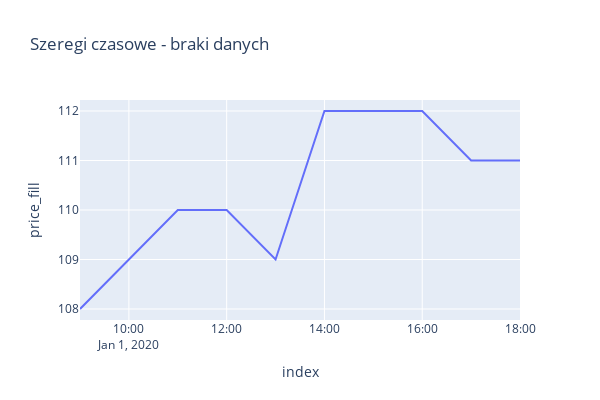

The notebook cell saved with this chart:
### Markdown cell above
Wypełnienie braków metodą backward fill

### Code cell
df_plotly = df.reset_index()
df_plotly['price_fill'] = df_plotly['price'].fillna(method='bfill')
px.line(df_plotly, 'index', 'price_fill', width=600, height=400, 
        title='Szeregi czasowe - braki danych')

### Figure 1 — Plotly figure (JSON) as saved in the notebook; plotly's stock layout.template omitted (floating-point values rounded to 4 significant figures)
{"data": [{"hovertemplate": "index=%{x}<br>price_fill=%{y}<extra></extra>", "legendgroup": "", "line": {"color": "#636efa", "dash": "solid"}, "marker": {"symbol": "circle"}, "mode": "lines", "name": "", "orientation": "v", "showlegend": false, "type": "scatter", "x": ["2020-01-01T09:00:00.000000000", "2020-01-01T10:00:00.000000000", "2020-01-01T11:00:00.000000000", "2020-01-01T12:00:00.000000000", "2020-01-01T13:00:00.000000000", "2020-01-01T14:00:00.000000000", "2020-01-01T15:00:00.000000000", "2020-01-01T16:00:00.000000000", "2020-01-01T17:00:00.000000000", "2020-01-01T18:00:00.000000000"], "xaxis": "x", "y": [108.0, 109.0, 110.0, 110.0, 109.0, 112.0, 112.0, 112.0, 111.0, 111.0], "yaxis": "y"}], "layout": {"height": 400, "legend": {"tracegroupgap": 0}, "title": {"text": "Szeregi czasowe - braki danych"}, "width": 600, "xaxis": {"anchor": "y", "domain": [0, 1], "title": {"text": "index"}}, "yaxis": {"anchor": "x", "domain": [0, 1], "title": {"text": "price_fill"}}}}
